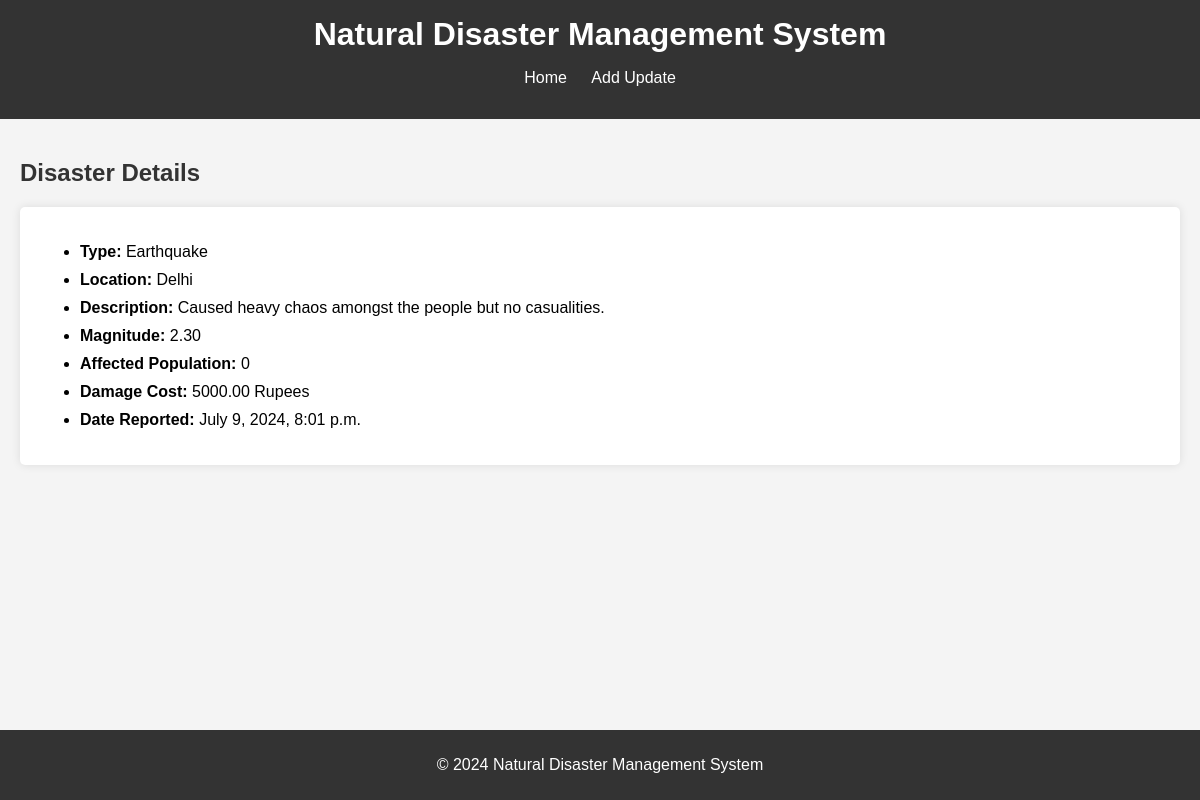
Screenshot of /disaster/5/ with the database file from the repository.
### disasters/models.py (models this page shows, shortened)
class DisasterUpdate(models.Model):
    DISASTER_TYPES = [
        ('EQ', 'Earthquake'),
        ('FL', 'Flood'),
        ('CY', 'Cyclone'),
        ('TS', 'Tsunami'),
        ('OT', 'Other'),
    ]
    disaster_type = models.CharField(max_length=2, choices=DISASTER_TYPES)
    location = models.CharField(max_length=255)
    description = models.TextField()
    magnitude = models.DecimalField(max_digits=5, decimal_places=2, null=True, blank=True)
    affected_population = models.IntegerField(null=True, blank=True)
    damage_cost = models.DecimalField(max_digits=10, decimal_places=2, null=True, blank=True)
    date_reported = models.DateTimeField(auto_now_add=True)

### disasters/views.py (the view)
# urls.py: path('disaster/<int:disaster_id>/', views.disaster_detail, name='disaster_detail'),
def disaster_detail(request, disaster_id):
    disaster = get_object_or_404(DisasterUpdate, pk=disaster_id)
    return render(request, 'disaster_detail.html', {'disaster': disaster})

### disasters/templates/disaster_detail.html (shortened to what this page needs)
<!DOCTYPE html>
<html>
<head>
</head>
<body>
    <header>
        <h1>Natural Disaster Management System</h1>
        <nav>
            <ul>
                <li><a href="{% url 'index' %}">Home</a></li>
                <li><a href="{% url 'add_update' %}">Add Update</a></li>
            </ul>
        </nav>
    </header>
    <main>
        <h2>Disaster Details</h2>
        <div class="disaster-details">
            <ul>
                <li><strong>Type:</strong> {{ disaster.get_disaster_type_display }}</li>
                <li><strong>Location:</strong> {{ disaster.location }}</li>
                <li><strong>Description:</strong> {{ disaster.description }}</li>
                <li><strong>Magnitude:</strong> {{ disaster.magnitude }}</li>
                <li><strong>Affected Population:</strong> {{ disaster.affected_population }}</li>
                <li><strong>Damage Cost:</strong> {{ disaster.damage_cost }} Rupees</li>
                <li><strong>Date Reported:</strong> {{ disaster.date_reported }}</li>
            </ul>
        </div>
    </main>
    <footer>
        <p>&copy; 2024 Natural Disaster Management System</p>
    </footer>
</body>
</html>

### disasters/templates/disaster_detail.html (style rules this page uses)
body { font-family: Arial, sans-serif; margin: 0; padding: 0; background-color: #f4f4f4; }
header { background-color: #333; color: white; padding: 1em 0; text-align: center; }
header h1 { margin: 0; }
nav ul { list-style: none; padding: 0; }
nav ul li { display: inline; margin: 0 10px; }
nav ul li a { color: white; text-decoration: none; }
main { padding: 20px; }
h2 { color: #333; }
.disaster-details { background: white; padding: 20px; border-radius: 5px; box-shadow: 0 0 10px rgba(0, 0, 0, 0.1); }
.disaster-details li { margin-bottom: 10px; }
footer { background-color: #333; color: white; text-align: center; padding: 10px 0; position: absolute; width: 100%; bottom: 0; }

### rows the page displays
DisasterUpdate: disaster_type "Earthquake", location "Delhi", description "Caused heavy chaos amongst the people but no casualities.", magnitude "2.30", affected_population "0", damage_cost "5000.00", date_reported "July 9, 2024, 8:01 p.m."
